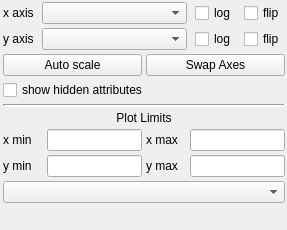
<?xml version="1.0" encoding="UTF-8"?>
<ui version="4.0">
 <class>ScatterWidget</class>
 <widget class="QWidget" name="ScatterWidget">
  <property name="geometry">
   <rect>
    <x>0</x>
    <y>0</y>
    <width>287</width>
    <height>230</height>
   </rect>
  </property>
  <property name="sizePolicy">
   <sizepolicy hsizetype="Expanding" vsizetype="Expanding">
    <horstretch>3</horstretch>
    <verstretch>3</verstretch>
   </sizepolicy>
  </property>
  <property name="baseSize">
   <size>
    <width>555</width>
    <height>500</height>
   </size>
  </property>
  <property name="focusPolicy">
   <enum>Qt::StrongFocus</enum>
  </property>
  <property name="windowTitle">
   <string>Scatter Plot</string>
  </property>
  <property name="styleSheet">
   <string notr="true"/>
  </property>
  <layout class="QHBoxLayout" name="horizontalLayout">
   <property name="leftMargin">
    <number>3</number>
   </property>
   <property name="topMargin">
    <number>2</number>
   </property>
   <property name="rightMargin">
    <number>2</number>
   </property>
   <property name="bottomMargin">
    <number>4</number>
   </property>
   <item>
    <widget class="QWidget" name="option_dashboard" native="true">
     <layout class="QVBoxLayout" name="verticalLayout">
      <property name="spacing">
       <number>4</number>
      </property>
      <property name="leftMargin">
       <number>0</number>
      </property>
      <property name="topMargin">
       <number>0</number>
      </property>
      <property name="rightMargin">
       <number>0</number>
      </property>
      <property name="bottomMargin">
       <number>10</number>
      </property>
      <item>
       <layout class="QHBoxLayout" name="xAxisLayout" stretch="0,4,0,0">
        <property name="spacing">
         <number>8</number>
        </property>
        <item>
         <widget class="QLabel" name="xlabel">
          <property name="text">
           <string>x axis</string>
          </property>
         </widget>
        </item>
        <item>
         <widget class="QComboBox" name="xAxisComboBox">
          <property name="sizePolicy">
           <sizepolicy hsizetype="Expanding" vsizetype="Fixed">
            <horstretch>0</horstretch>
            <verstretch>0</verstretch>
           </sizepolicy>
          </property>
          <property name="toolTip">
           <string>Set which attribute is plotted on the x axis</string>
          </property>
          <property name="sizeAdjustPolicy">
           <enum>QComboBox::AdjustToMinimumContentsLength</enum>
          </property>
         </widget>
        </item>
        <item>
         <widget class="QCheckBox" name="xLogCheckBox">
          <property name="toolTip">
           <string>Toggle on/off log scaling on the x axis</string>
          </property>
          <property name="text">
           <string>log</string>
          </property>
         </widget>
        </item>
        <item>
         <widget class="QCheckBox" name="xFlipCheckBox">
          <property name="toolTip">
           <string>Flip/unflip the order of the x axis</string>
          </property>
          <property name="text">
           <string>flip</string>
          </property>
         </widget>
        </item>
       </layout>
      </item>
      <item>
       <layout class="QHBoxLayout" name="yAxisLayout" stretch="0,4,0,0">
        <property name="spacing">
         <number>8</number>
        </property>
        <item>
         <widget class="QLabel" name="ylabel">
          <property name="text">
           <string>y axis</string>
          </property>
         </widget>
        </item>
        <item>
         <widget class="QComboBox" name="yAxisComboBox">
          <property name="sizePolicy">
           <sizepolicy hsizetype="Expanding" vsizetype="Fixed">
            <horstretch>0</horstretch>
            <verstretch>0</verstretch>
           </sizepolicy>
          </property>
          <property name="toolTip">
           <string>Set which attribute is plotted on the y axis</string>
          </property>
          <property name="sizeAdjustPolicy">
           <enum>QComboBox::AdjustToMinimumContentsLength</enum>
          </property>
         </widget>
        </item>
        <item>
         <widget class="QCheckBox" name="yLogCheckBox">
          <property name="toolTip">
           <string>Toggle on/off log scaling on the y axis</string>
          </property>
          <property name="text">
           <string>log</string>
          </property>
         </widget>
        </item>
        <item>
         <widget class="QCheckBox" name="yFlipCheckBox">
          <property name="toolTip">
           <string>Flip/unflip the order of the y axis</string>
          </property>
          <property name="text">
           <string>flip</string>
          </property>
         </widget>
        </item>
       </layout>
      </item>
      <item>
       <layout class="QHBoxLayout" name="horizontalLayout_3">
        <item>
         <widget class="QPushButton" name="snapLimits">
          <property name="toolTip">
           <string>Rescale plot limits to fit data</string>
          </property>
          <property name="text">
           <string>Auto scale</string>
          </property>
         </widget>
        </item>
        <item>
         <widget class="QPushButton" name="swapAxes">
          <property name="toolTip">
           <string>Swap what's plotted on the x and y axes</string>
          </property>
          <property name="text">
           <string>Swap Axes</string>
          </property>
         </widget>
        </item>
       </layout>
      </item>
      <item>
       <widget class="QCheckBox" name="hidden_attributes">
        <property name="text">
         <string>show hidden attributes</string>
        </property>
       </widget>
      </item>
      <item>
       <widget class="Line" name="line">
        <property name="frameShadow">
         <enum>QFrame::Sunken</enum>
        </property>
        <property name="lineWidth">
         <number>2</number>
        </property>
        <property name="midLineWidth">
         <number>0</number>
        </property>
        <property name="orientation">
         <enum>Qt::Horizontal</enum>
        </property>
       </widget>
      </item>
      <item>
       <widget class="QLabel" name="label">
        <property name="frameShape">
         <enum>QFrame::NoFrame</enum>
        </property>
        <property name="frameShadow">
         <enum>QFrame::Sunken</enum>
        </property>
        <property name="text">
         <string>Plot Limits</string>
        </property>
        <property name="alignment">
         <set>Qt::AlignCenter</set>
        </property>
       </widget>
      </item>
      <item>
       <layout class="QHBoxLayout" name="horizontalLayout_4">
        <item>
         <widget class="QLabel" name="xmin_label">
          <property name="sizePolicy">
           <sizepolicy hsizetype="Fixed" vsizetype="Preferred">
            <horstretch>0</horstretch>
            <verstretch>0</verstretch>
           </sizepolicy>
          </property>
          <property name="minimumSize">
           <size>
            <width>40</width>
            <height>0</height>
           </size>
          </property>
          <property name="text">
           <string>x min</string>
          </property>
         </widget>
        </item>
        <item>
         <widget class="QLineEdit" name="xmin"/>
        </item>
        <item>
         <widget class="QLabel" name="xmax_label">
          <property name="sizePolicy">
           <sizepolicy hsizetype="Fixed" vsizetype="Preferred">
            <horstretch>0</horstretch>
            <verstretch>0</verstretch>
           </sizepolicy>
          </property>
          <property name="minimumSize">
           <size>
            <width>40</width>
            <height>0</height>
           </size>
          </property>
          <property name="text">
           <string>x max</string>
          </property>
         </widget>
        </item>
        <item>
         <widget class="QLineEdit" name="xmax"/>
        </item>
       </layout>
      </item>
      <item>
       <layout class="QHBoxLayout" name="horizontalLayout_5">
        <item>
         <widget class="QLabel" name="ymin_label">
          <property name="sizePolicy">
           <sizepolicy hsizetype="Fixed" vsizetype="Preferred">
            <horstretch>0</horstretch>
            <verstretch>0</verstretch>
           </sizepolicy>
          </property>
          <property name="minimumSize">
           <size>
            <width>40</width>
            <height>0</height>
           </size>
          </property>
          <property name="text">
           <string>y min</string>
          </property>
         </widget>
        </item>
        <item>
         <widget class="QLineEdit" name="ymin"/>
        </item>
        <item>
         <widget class="QLabel" name="ymax_label">
          <property name="sizePolicy">
           <sizepolicy hsizetype="Fixed" vsizetype="Preferred">
            <horstretch>0</horstretch>
            <verstretch>0</verstretch>
           </sizepolicy>
          </property>
          <property name="minimumSize">
           <size>
            <width>40</width>
            <height>0</height>
           </size>
          </property>
          <property name="text">
           <string>y max</string>
          </property>
         </widget>
        </item>
        <item>
         <widget class="QLineEdit" name="ymax"/>
        </item>
       </layout>
      </item>
      <item>
       <widget class="QComboBox" name="groupComboBox">
        <property name="sizePolicy">
         <sizepolicy hsizetype="Expanding" vsizetype="Fixed">
          <horstretch>0</horstretch>
          <verstretch>0</verstretch>
         </sizepolicy>
        </property>
        <property name="toolTip">
         <string>Select a field to group time series information by. (ex. Patient ID)</string>
        </property>
        <property name="sizeAdjustPolicy">
         <enum>QComboBox::AdjustToMinimumContentsLength</enum>
        </property>
       </widget>
      </item>
      <item>
       <spacer name="verticalSpacer">
        <property name="orientation">
         <enum>Qt::Vertical</enum>
        </property>
        <property name="sizeHint" stdset="0">
         <size>
          <width>1</width>
          <height>1</height>
         </size>
        </property>
       </spacer>
      </item>
     </layout>
    </widget>
   </item>
  </layout>
 </widget>
 <resources/>
 <connections/>
</ui>
